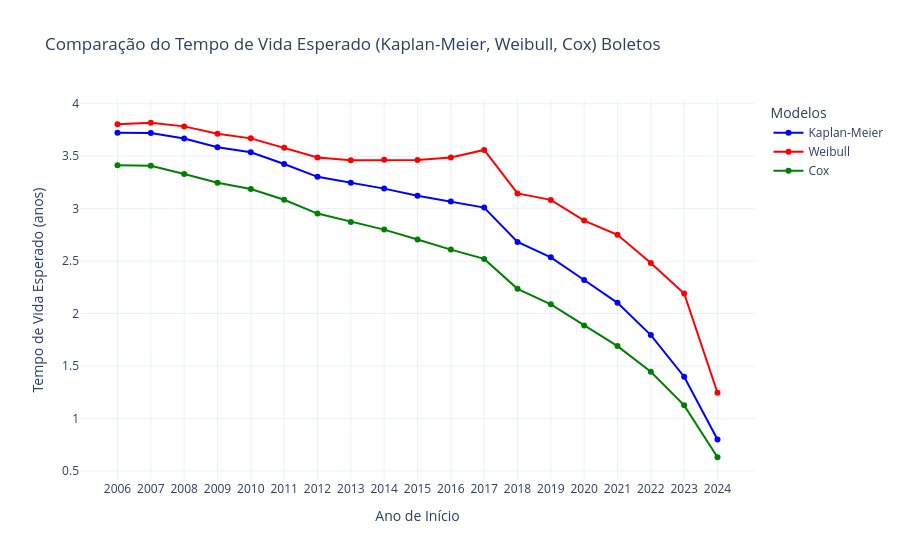

Notebook code cell kept with this figure:
### Code cell
analisar_sobrevivencia_comparada_boletos(tabela_nova_df)

### Figure 1 — Plotly figure (JSON) as saved in the notebook; plotly's stock layout.template omitted (floating-point values rounded to 4 significant figures)
{"data": [{"line": {"color": "blue"}, "mode": "lines+markers", "name": "Kaplan-Meier", "type": "scatter", "x": ["2006", "2007", "2008", "2009", "2010", "2011", "2012", "2013", "2014", "2015", "2016", "2017", "2018", "2019", "2020", "2021", "2022", "2023", "2024"], "y": [3.723, 3.72, 3.669, 3.586, 3.538, 3.426, 3.303, 3.247, 3.191, 3.123, 3.068, 3.01, 2.683, 2.536, 2.32, 2.102, 1.795, 1.398, 0.8001]}, {"line": {"color": "red"}, "mode": "lines+markers", "name": "Weibull", "type": "scatter", "x": ["2006", "2007", "2008", "2009", "2010", "2011", "2012", "2013", "2014", "2015", "2016", "2017", "2018", "2019", "2020", "2021", "2022", "2023", "2024"], "y": [3.804, 3.819, 3.784, 3.714, 3.67, 3.58, 3.487, 3.462, 3.466, 3.464, 3.488, 3.56, 3.145, 3.083, 2.887, 2.75, 2.482, 2.191, 1.245]}, {"line": {"color": "green"}, "mode": "lines+markers", "name": "Cox", "type": "scatter", "x": ["2006", "2007", "2008", "2009", "2010", "2011", "2012", "2013", "2014", "2015", "2016", "2017", "2018", "2019", "2020", "2021", "2022", "2023", "2024"], "y": [3.415, 3.408, 3.33, 3.248, 3.186, 3.085, 2.953, 2.874, 2.8, 2.706, 2.61, 2.521, 2.235, 2.088, 1.886, 1.689, 1.444, 1.125, 0.63]}], "layout": {"legend": {"title": {"text": "Modelos"}}, "title": {"text": "Comparação do Tempo de Vida Esperado (Kaplan-Meier, Weibull, Cox) Boletos"}, "xaxis": {"title": {"text": "Ano de Início"}}, "yaxis": {"title": {"text": "Tempo de Vida Esperado (anos)"}}}}
